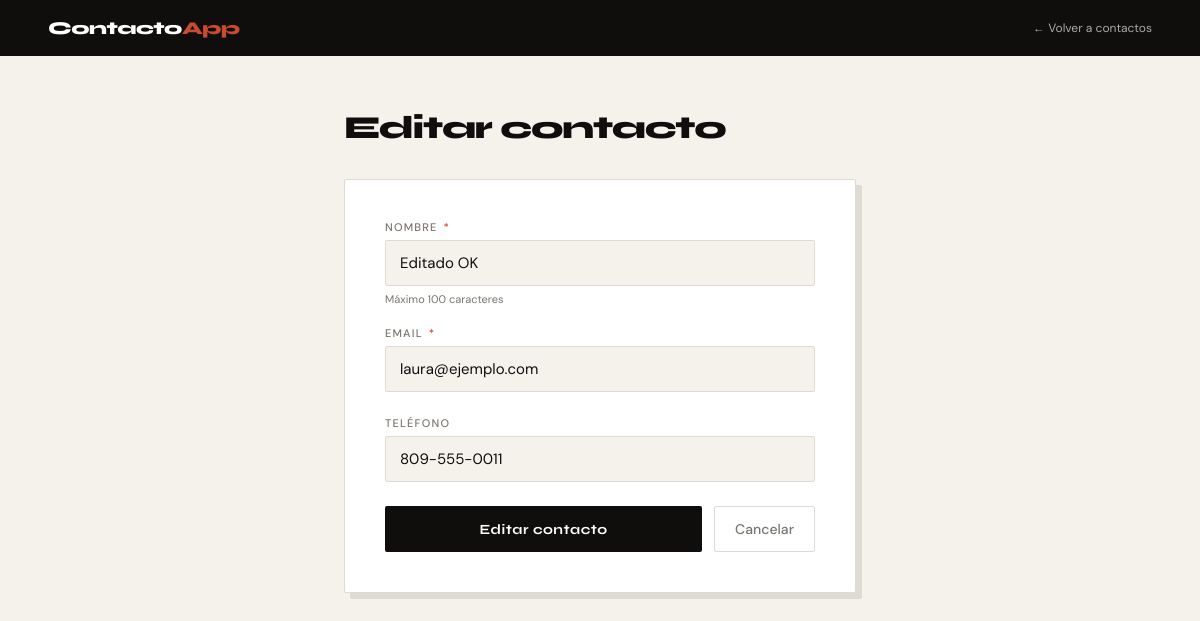
The app's page /contactos/editar/1 (signed in), older data.
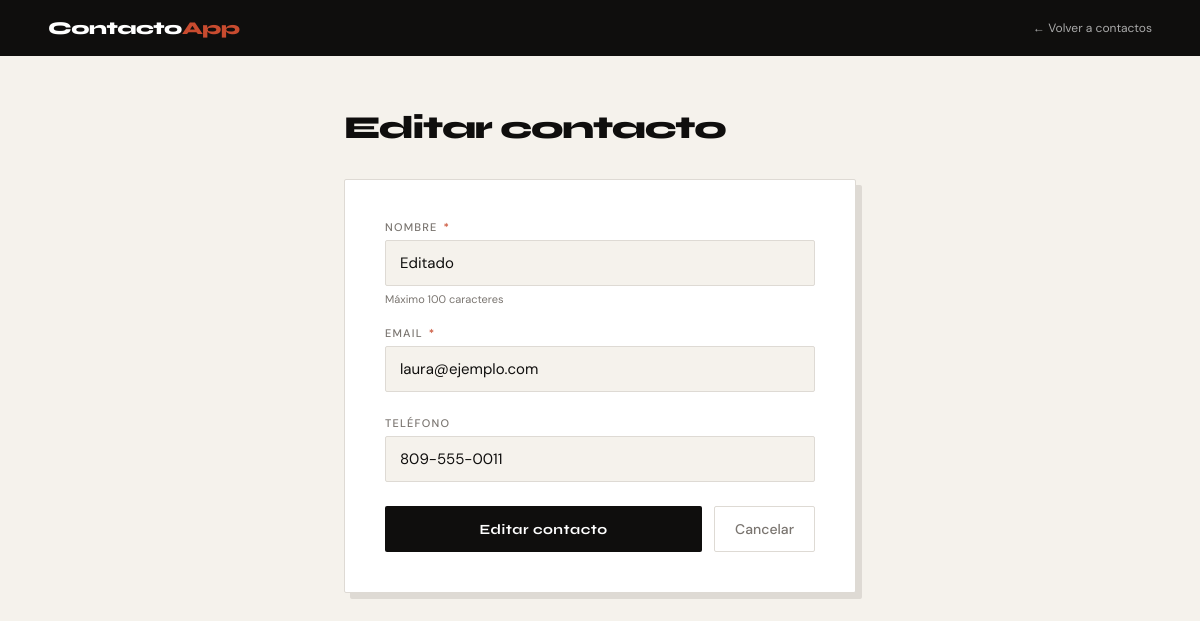
The same page, newer data.
### tables this page shows
CREATE TABLE contactos (
                id INTEGER PRIMARY KEY AUTOINCREMENT,
                nombre TEXT NOT NULL,
                email TEXT NOT NULL,
                telefono TEXT,
                usuario_id INTEGER,
                FOREIGN KEY (usuario_id) REFERENCES usuarios(id)
            );

### app.py (the view, shortened to what this page needs)
@app.route("/contactos/editar/<int:id>", methods=["GET", "POST"])
def editar_contacto(id):
    if "usuario" not in session:
        return redirect(url_for("login"))
    with get_db() as conn:
        contacto = conn.execute(
            "SELECT * FROM contactos WHERE id=? AND usuario_id=?",
            (id, session["usuario_id"])
        ).fetchone()
    if not contacto:
        return redirect(url_for("contactos"))
    error = None
    return render_template("form_contacto.html", accion="Editar", contacto=contacto, error=error)

### app.py (called while the page is built)
def get_db():
    conn = sqlite3.connect(DB)
    conn.row_factory = sqlite3.Row
    return conn

### templates/form_contacto.html (shortened to what this page needs)
<!DOCTYPE html>
<html lang="es">
<head>
</head>
<body>
  <nav>
    <div class="nav-logo">Contacto<span>App</span></div>
    <a href="/contactos" class="nav-back" id="link-volver">← Volver a contactos</a>
  </nav>
  <div class="container">
    <div class="page-title">{{ accion }} contacto</div>
    <div class="card">
      <form method="POST" id="form-contacto">
        <label for="nombre">Nombre <span class="required">*</span></label>
        <input type="text" id="nombre" name="nombre" placeholder="Ej: Maria Garcia"
       value="{{ contacto.nombre if contacto else '' }}">
        <p class="hint-text">Máximo 100 caracteres</p>
        <label for="email">Email <span class="required">*</span></label>
        <input type="text" id="email" name="email" placeholder="Ej: maria@ejemplo.com"
               value="{{ contacto.email if contacto else '' }}" maxlength="150">
        <label for="telefono">Teléfono</label>
        <input type="text" id="telefono" name="telefono" placeholder="Ej: +1 809 555 1234"
               value="{{ contacto.telefono if contacto else '' }}">
        <div class="form-actions">
          <button type="submit" class="btn-submit" id="btn-guardar">{{ accion }} contacto</button>
          <a href="/contactos" class="btn-cancel" id="btn-cancelar">Cancelar</a>
        </div>
      </form>
    </div>
  </div>
</body>
</html>

### templates/form_contacto.html (style rules this page uses)
*, *::before, *::after { box-sizing: border-box; margin: 0; padding: 0; }
:root { --ink: #0f0e0d; --paper: #f5f2ec; --accent: #c84b2f; --muted: #7a7570; --border: #dedad4; }
body { font-family: 'DM Sans', sans-serif; background: var(--paper); min-height: 100vh; }
nav { background: var(--ink); padding: 0 48px; display: flex; align-items: center; justify-content: space-between; height: 56px; }
.nav-logo { font-family: 'Syne', sans-serif; font-weight: 800; color: #fff; font-size: 18px; letter-spacing: -0.5px; }
.nav-logo span { color: var(--accent); }
.nav-back { font-size: 12px; color: #aaa; text-decoration: none; transition: color 0.15s; }
.container { max-width: 560px; margin: 0 auto; padding: 52px 24px; }
.page-title { font-family: 'Syne', sans-serif; font-weight: 800; font-size: 32px; letter-spacing: -1.2px; color: var(--ink); margin-bottom: 32px; }
.card { background: #fff; border: 1px solid var(--border); border-radius: 2px; padding: 40px; box-shadow: 6px 6px 0 var(--border); }
label { display: block; font-size: 11px; font-weight: 500; letter-spacing: 1.2px; text-transform: uppercase; color: var(--muted); margin-bottom: 6px; }
input[type="text"], input[type="email"] { width: 100%; padding: 12px 14px; border: 1.5px solid var(--border); border-radius: 2px; font-family: 'DM Sans', sans-serif; font-size: 15px; color: var(--ink); background: var(--paper); outline: none; transition: border-color 0.15s; margin-bottom: 24px; }
.form-actions { display: flex; gap: 12px; }
.btn-submit { flex: 1; padding: 13px; background: var(--ink); color: #fff; font-family: 'Syne', sans-serif; font-size: 14px; font-weight: 700; letter-spacing: 0.5px; border: none; border-radius: 2px; cursor: pointer; transition: background 0.15s; }
.btn-cancel { padding: 13px 20px; background: none; color: var(--muted); font-family: 'DM Sans', sans-serif; font-size: 14px; font-weight: 500; border: 1.5px solid var(--border); border-radius: 2px; text-decoration: none; display: flex; align-items: center; transition: border-color 0.15s; }
.required { color: var(--accent); margin-left: 2px; }
.hint-text { font-size: 11px; color: var(--muted); margin-top: -18px; margin-bottom: 20px; }

Row changes from the older to the newer data that the page shows:
changed contactos "laura@ejemplo.com": nombre "Editado OK" → "Editado"
